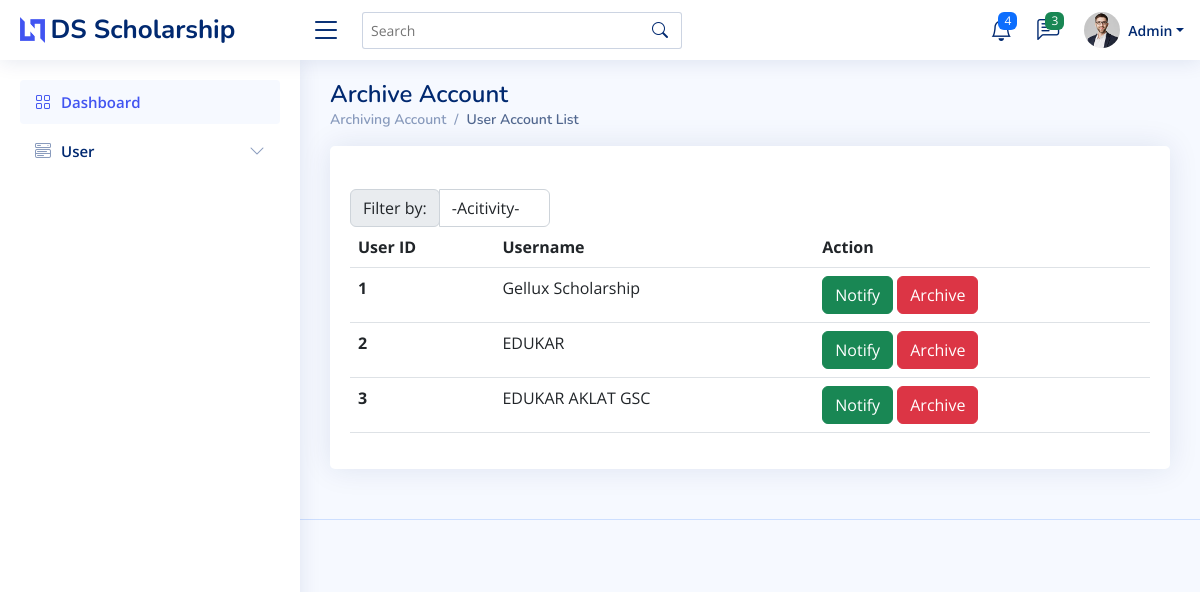
/admin/archive-account.php (signed in), run on the app's committed database.
### tables this page shows
CREATE TABLE `tbl_users` (
  `userID` varchar(100) NOT NULL,
  `userinfoID` text NOT NULL,
  `userlvlID` int(11) NOT NULL,
  `status` int(11) NOT NULL
);

CREATE TABLE `tbl_userinformation` (
  `userinfoID` varchar(100) NOT NULL,
  `fname` text DEFAULT NULL,
  `mname` text DEFAULT NULL,
  `lname` text DEFAULT NULL,
  `birthdate` text DEFAULT NULL,
  `gender` text DEFAULT NULL,
  `email` text NOT NULL,
  `contact` varchar(20) DEFAULT NULL,
  `address` varchar(100) DEFAULT NULL,
  `username` text NOT NULL,
  `password` text NOT NULL,
  `status` text NOT NULL,
  `profpic` varchar(255) NOT NULL
);

CREATE TABLE `tbl_scholarship` (
  `scholarshipID` varchar(100) NOT NULL,
  `orgID` varchar(100) DEFAULT NULL,
  `scholarshipname` text NOT NULL,
  `description` text NOT NULL,
  `req` text NOT NULL,
  `applicant_limit` text NOT NULL,
  `status` int(11) NOT NULL,
  `queue` int(11) NOT NULL,
  `stype_id` int(11) DEFAULT NULL
);

### admin/archive-account.php (the view, shortened to what this page needs)
<?php
require '../conn.php';
$uid = $_SESSION['userID'];
$getdata = "SELECT * FROM `tbl_userinformation` INNER JOIN tbl_users ON tbl_userinformation.userinfoID = tbl_users.userinfoID WHERE tbl_users.userID = '$uid' ";
$getdataq = mysqli_query($conn, $getdata);
$rowdata = mysqli_fetch_array($getdataq);
?>
<!DOCTYPE html>
<html lang="en">
<head>
  <link href="../assets/vendor/bootstrap/css/bootstrap.min.css" rel="stylesheet">
  <link href="../assets/vendor/bootstrap-icons/bootstrap-icons.css" rel="stylesheet">
  <link href="../assets/vendor/boxicons/css/boxicons.min.css" rel="stylesheet">
  <link href="../assets/vendor/quill/quill.snow.css" rel="stylesheet">
  <link href="../assets/vendor/quill/quill.bubble.css" rel="stylesheet">
  <link href="../assets/vendor/remixicon/remixicon.css" rel="stylesheet">
  <link href="../assets/vendor/simple-datatables/style.css" rel="stylesheet">
  <link href="../assets/css/style.css" rel="stylesheet">
</head>
<body>
  <header id="header" class="header fixed-top d-flex align-items-center">
    <div class="d-flex align-items-center justify-content-between">
      <a href="index.html" class="logo d-flex align-items-center">
        <img src="../assets/img/logo.png" alt="">
        <span class="d-none d-lg-block">DS Scholarship</span>
      </a>
      <i class="bi bi-list toggle-sidebar-btn"></i>
    </div>
    <div class="search-bar">
      <form class="search-form d-flex align-items-center" method="POST" action="#">
        <input type="text" name="query" placeholder="Search" title="Enter search keyword">
        <button type="submit" title="Search"><i class="bi bi-search"></i></button>
      </form>
    </div>
    <nav class="header-nav ms-auto">
      <ul class="d-flex align-items-center">
        <li class="nav-item dropdown">
          <a class="nav-link nav-icon" href="#" data-bs-toggle="dropdown">
            <i class="bi bi-bell"></i>
            <span class="badge bg-primary badge-number">4</span>
          </a>
        </li>
        <li class="nav-item dropdown">
          <a class="nav-link nav-icon" href="#" data-bs-toggle="dropdown">
            <i class="bi bi-chat-left-text"></i>
            <span class="badge bg-success badge-number">3</span>
          </a>
        </li>
        <li class="nav-item dropdown pe-3">
          <a class="nav-link nav-profile d-flex align-items-center pe-0" href="#" data-bs-toggle="dropdown">
                <img src="../assets/img/profile-img.jpg" alt="Profile" class="rounded-circle">
                <span class="d-none d-md-block dropdown-toggle ps-2"><?php echo ucfirst($rowdata['fname']) ?></span>
              </a>
        </li>
      </ul>
    </nav>
  </header>
  <?php
    include('../include/sidebar-superadmin.php');
  ?>
  <main id="main" class="main">
    <div class="pagetitle">
      <h1>Archive Account</h1>
      <nav>
        <ol class="breadcrumb">
          <li class="breadcrumb-item"><a href="index.html">Archiving Account</a></li>
          <li class="breadcrumb-item active">User Account List</li>
        </ol>
      </nav>
    </div>
    <div class="containeradd">
      <div class="card">
        <div class="card-body">
          <h5 class="card-title"></h5>
          <table class="table">
          <div class="col-sm-3">
                            <div class="input-group">
                                <div class="input-group-prepend">
                                    <label class="input-group-text" for="filterDropdown">Filter by:</label>
                                </div>
                                <select class="form-control" id="filterDropdown">
                                    <option value="0,1,2,3">-Acitivity-</option>
                                </select>
                            </div>
                        </div>
            <thead>
              <tr>
                <th scope="col">User ID</th>
                <th scope="col">Username</th>
                <th scope="col">Action</th>
              </tr>
            </thead>
            <tbody>
              <?php
                require '../conn.php';
                $checkorg = "SELECT *, tbl_scholarship.status AS 'stat'  FROM `tbl_scholarship` INNER JOIN tbl_organization ON tbl_scholarship.orgID = tbl_organization.orgID INNER JOIN tbl_stype ON tbl_stype.stype_id = tbl_scholarship.stype_id";
                $checkorgq = mysqli_query($conn, $checkorg);
                $count = 0;
                while($roworg = mysqli_fetch_array($checkorgq)){
                  ++$count;
              ?>
              <tr>
                <th scope="row"><?php echo $count ?></th>
                <td><?php echo ucfirst($roworg['scholarshipname'])?></td>
                <td>
  <a href="approve-org.php?" class="btn btn-success">Notify</a>
  <a href="decline-org.php" class="btn btn-danger">Archive</a>
</td>
              </tr>
              <?php
                }
              ?>
            </tbody>
          </table>
        </div>
      </div>
        </div>
  </main>
  <footer id="footer" class="footer">
    <div class="credits">
    </div>
  </footer>
</body>
</html>

### assets/css/style.css (style rules this page uses)
:root { scroll-behavior: smooth; }
body { font-family: "Open Sans", sans-serif; background: #f6f9ff; color: #444444; }
a { color: #4154f1; text-decoration: none; }
h1, h2, h3, h4, h5, h6 { font-family: "Nunito", sans-serif; }
#main { margin-top: 60px; padding: 20px 30px; transition: all 0.3s; }
.pagetitle { margin-bottom: 10px; }
.pagetitle h1 { font-size: 24px; margin-bottom: 0; font-weight: 600; color: #012970; }
.card { margin-bottom: 30px; border: none; border-radius: 5px; box-shadow: 0px 0 30px rgba(1, 41, 112, 0.1); }
.card-title { padding: 20px 0 15px 0; font-size: 18px; font-weight: 500; color: #012970; font-family: "Poppins", sans-serif; }
.card-body { padding: 0 20px 20px 20px; }
.breadcrumb { font-size: 14px; font-family: "Nunito", sans-serif; color: #899bbd; font-weight: 600; }
.breadcrumb a { color: #899bbd; transition: 0.3s; }
.breadcrumb .breadcrumb-item::before { color: #899bbd; }
.breadcrumb .active { color: #51678f; font-weight: 600; }
.logo { line-height: 1; }
@media (min-width: 1200px) { .logo { width: 280px; } }
.logo img { max-height: 26px; margin-right: 6px; }
.logo span { font-size: 26px; font-weight: 700; color: #012970; font-family: "Nunito", sans-serif; }
.header { transition: all 0.5s; z-index: 997; height: 60px; box-shadow: 0px 2px 20px rgba(1, 41, 112, 0.1); background-color: #fff; padding-left: 20px; }
.header .toggle-sidebar-btn { font-size: 32px; padding-left: 10px; cursor: pointer; color: #012970; }
.header .search-bar { min-width: 360px; padding: 0 20px; }
.header .search-form { width: 100%; }
.header .search-form input { border: 0; font-size: 14px; color: #012970; border: 1px solid rgba(1, 41, 112, 0.2); padding: 7px 38px 7px 8px; border-radius: 3px; transition: 0.3s; width: 100%; }
.header .search-form button { border: 0; padding: 0; margin-left: -30px; background: none; }
.header .search-form button i { color: #012970; }
.header-nav ul { list-style: none; }
.header-nav>ul { margin: 0; padding: 0; }
.header-nav .nav-icon { font-size: 22px; color: #012970; margin-right: 25px; position: relative; }
.header-nav .nav-profile { color: #012970; }
.header-nav .nav-profile img { max-height: 36px; }
.header-nav .nav-profile span { font-size: 14px; font-weight: 600; }
.header-nav .badge-number { position: absolute; inset: -2px -5px auto auto; font-weight: normal; font-size: 12px; padding: 3px 6px; }
@media (min-width: 1200px) { #main, #footer { margin-left: 300px; } }
.footer { padding: 20px 0; font-size: 14px; transition: all 0.3s; border-top: 1px solid #cddfff; }
.footer .credits { padding-top: 5px; text-align: center; font-size: 13px; color: #012970; }

### admin/archive-account.php (style rules this page uses)
* { margin: 0; padding: 0; box-sizing: border-box; }

### data on the page
tbl_users: userinfoID.fname "Admin"
tbl_scholarship: scholarshipname "Gellux Scholarship"
tbl_scholarship: scholarshipname "EDUKAR"
tbl_scholarship: scholarshipname "EDUKAR AKLAT GSC"
